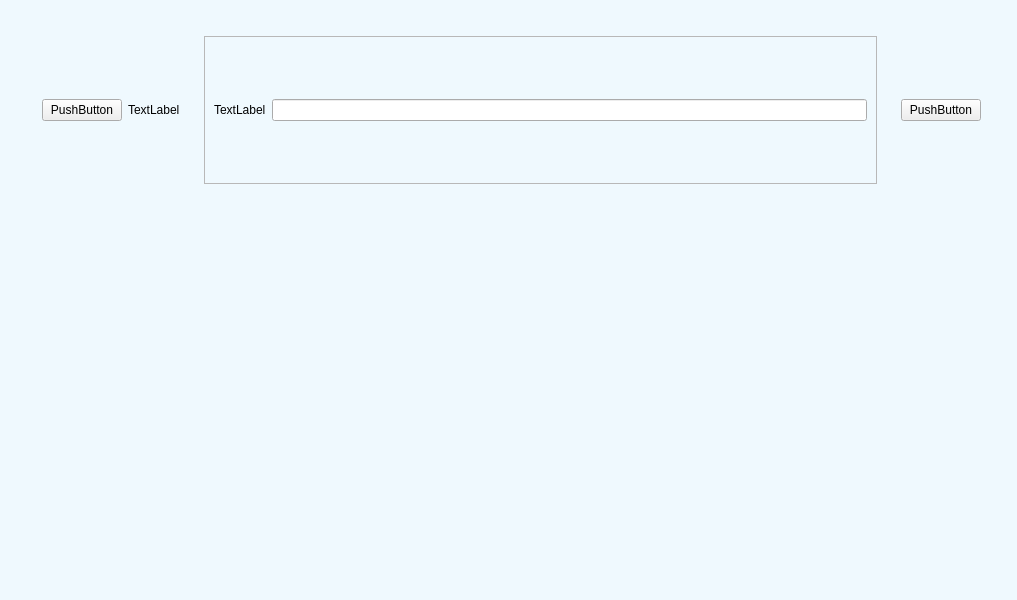
<?xml version="1.0" encoding="UTF-8"?>
<ui version="4.0">
 <class>MainWindow</class>
 <widget class="QMainWindow" name="MainWindow">
  <property name="geometry">
   <rect>
    <x>0</x>
    <y>0</y>
    <width>1017</width>
    <height>600</height>
   </rect>
  </property>
  <property name="windowTitle">
   <string>MainWindow</string>
  </property>
  <widget class="QWidget" name="centralwidget">
   <property name="styleSheet">
    <string notr="true">*{
	color: #000;
}

#centralwidget{
	background-color: #eff9fe;
}

#leftmenu{
	background-color: #2596be;
}





</string>
   </property>
   <layout class="QHBoxLayout" name="horizontalLayout">
    <item>
     <widget class="QWidget" name="leftmenu" native="true"/>
    </item>
    <item>
     <widget class="QWidget" name="mainbody" native="true">
      <layout class="QVBoxLayout" name="verticalLayout">
       <item>
        <widget class="QWidget" name="headerFrame" native="true">
         <layout class="QHBoxLayout" name="horizontalLayout_3">
          <item>
           <widget class="QWidget" name="widget" native="true">
            <layout class="QHBoxLayout" name="horizontalLayout_2">
             <item>
              <widget class="QPushButton" name="pushButton">
               <property name="text">
                <string>PushButton</string>
               </property>
              </widget>
             </item>
             <item>
              <widget class="QLabel" name="label">
               <property name="text">
                <string>TextLabel</string>
               </property>
              </widget>
             </item>
            </layout>
           </widget>
          </item>
          <item>
           <widget class="QWidget" name="widget_2" native="true">
            <layout class="QHBoxLayout" name="horizontalLayout_4">
             <item>
              <widget class="QFrame" name="frame">
               <property name="frameShape">
                <enum>QFrame::StyledPanel</enum>
               </property>
               <property name="frameShadow">
                <enum>QFrame::Raised</enum>
               </property>
               <layout class="QHBoxLayout" name="horizontalLayout_5">
                <item>
                 <widget class="QLabel" name="label_2">
                  <property name="text">
                   <string>TextLabel</string>
                  </property>
                 </widget>
                </item>
                <item>
                 <widget class="QLineEdit" name="lineEdit"/>
                </item>
               </layout>
              </widget>
             </item>
            </layout>
           </widget>
          </item>
          <item>
           <widget class="QWidget" name="widget_3" native="true">
            <layout class="QHBoxLayout" name="horizontalLayout_6">
             <item>
              <widget class="QPushButton" name="pushButton_2">
               <property name="text">
                <string>PushButton</string>
               </property>
              </widget>
             </item>
            </layout>
           </widget>
          </item>
         </layout>
        </widget>
       </item>
       <item>
        <widget class="QWidget" name="cardsFrame" native="true"/>
       </item>
       <item>
        <widget class="QWidget" name="mainFrame" native="true"/>
       </item>
      </layout>
     </widget>
    </item>
   </layout>
  </widget>
 </widget>
 <resources/>
 <connections/>
</ui>
